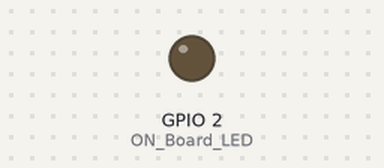
This sketch was run on a simulated ESP8266 (NodeMCU). On the bench: output pins drawn as LEDs (lit = HIGH). WiFi joins after 1.5 s; servers stay silent unless stated; uploads are accepted with an empty reply; what the sketch prints to the serial monitor is not drawn.

Above: at 0.0 s.
At 1.8 s:
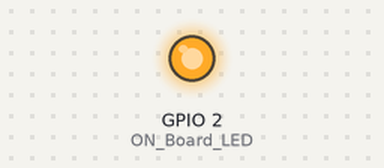
Timing chart, 0 to 3.3 s (numbered marks = the images above):
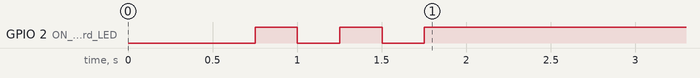

The sketch:

Final_Code.ino
```cpp
//----------------------------------------
#include <ESP8266WiFi.h>
#include <WiFiClientSecure.h>
#include<SoftwareSerial.h>
SoftwareSerial Myserial(13, 15); //Red wire D2 & Black wire D1
//----------------------------------------
#define ON_Board_LED 2  //--> Defining an On Board LED, used for indicators when the process of connecting to a wifi router
//----------------------------------------SSID and Password of your WiFi router.
const char* ssid = "Redmi Note 11"; //--> Your wifi name or SSID.
const char* password = "12345678"; //--> Your wifi password.
//----------------------------------------

//----------------------------------------Host & httpsPort
const char* host = "script.google.com";
const int httpsPort = 443;
//----------------------------------------

//----------------------------------------
int h, d, n;
String url;
String t;
String stringData;
char someDataFeed[10];
char keyword[] = "S";
//bool Myflag = false;
//----------------------------------------

WiFiClientSecure client; //--> Create a WiFiClientSecure object.

String GAS_ID = "AKfycbwUHWs_qAo6A_Jzl6XnSK1Dvc1tj88WF-wtEay7sDB7uZsdbyxPD7V-mcdju-_9hlE"; //--> spreadsheet script ID

//============================================================================== void setup
void setup() {
  // put your setup code here, to run once:
  Serial.begin(9600);   // initialize UART with baud rate of 9600 bps
  Myserial.begin(9600);
  delay(500);

  WiFi.begin(ssid, password); //--> Connect to your WiFi router
  Serial.println("");

  pinMode(ON_Board_LED, OUTPUT); //--> On Board LED port Direction output
  digitalWrite(ON_Board_LED, HIGH); //--> Turn off Led On Board

  //----------------------------------------Wait for connection
  Serial.print("Connecting");
  while (WiFi.status() != WL_CONNECTED) {
    Serial.print(".");
    //----------------------------------------Make the On Board Flashing LED on the process of connecting to the wifi router.
    digitalWrite(ON_Board_LED, LOW);
    delay(250);
    digitalWrite(ON_Board_LED, HIGH);
    delay(250);
    //----------------------------------------
  }
  //----------------------------------------
  digitalWrite(ON_Board_LED, HIGH); //--> Turn off the On Board LED when it is connected to the wifi router.
  //----------------------------------------If successfully connected to the wifi router, the IP Address that will be visited is displayed in the serial monitor
  Serial.println("");
  Serial.print("Successfully connected to : ");
  Serial.println(ssid);
  Serial.print("IP address: ");
  Serial.println(WiFi.localIP());
  Serial.println();
  //----------------------------------------

  client.setInsecure();
}
//==============================================================================
//============================================================================== void loop
void loop() {
  stringData = Myserial.readString();
  stringData.toCharArray(someDataFeed, 10);
  char *pointerToFoundData = strstr(someDataFeed, keyword);//go find keyword
  if (pointerToFoundData != NULL) { //found it
    int positionInString = pointerToFoundData - someDataFeed;
    //Myflag = true;
    Serial.print("Keyword Starts at ");
    Serial.println(positionInString);

    //now strip out keyword and junk
    char goodData[5];
    strncpy(goodData, &someDataFeed[positionInString + strlen(keyword)], sizeof(goodData));
    goodData[5] = NULL;
    Serial.println(goodData);
    t = String(goodData);
  }
  sendData(stringData);
  //else {
  //  Serial.println("NO KEYWORD");
//  //}
//  if (Myflag == true)
//  {
//    sendData(t); //--> Calls the sendData Subroutine
//    Myflag = false;
//  }


}
//==============================================================================
//==============================================================================
// Subroutine for sending data to Google Sheets
void sendData(String t) {
  Serial.println("==========");
  Serial.print("connecting to ");
  Serial.println(host);
  Serial.print(n);

  //----------------------------------------Connect to Google host
  if (!client.connect(host, httpsPort)) {
    Serial.println("connection failed");
    return;
  }
  //----------------------------------------

  //----------------------------------------Processing data and sending data

  String string_Weight =  String(t);
  //String string_GrossWeight =  String(hum, DEC);
  url = "/macros/s/" + GAS_ID + "/exec?weight=" + string_Weight;


  Serial.print("requesting URL: ");
  Serial.println(url);

  client.print(String("GET ") + url + " HTTP/1.1\r\n" +
               "Host: " + host + "\r\n" +
               "User-Agent: BuildFailureDetectorESP8266\r\n" +
               "Connection: close\r\n\r\n");

  Serial.println("request sent");
  //----------------------------------------

  //----------------------------------------Checking whether the data was sent successfully or not
  while (client.connected()) {
    String line = client.readStringUntil('\n');
    if (line == "\r") {
      Serial.println("headers received");
      break;
    }
  }
  String line = client.readStringUntil('\n');
  if (line.startsWith("{\"state\":\"success\"")) {
    Serial.println("esp8266/Arduino CI successfull!");
  } else {
    Serial.println("esp8266/Arduino CI has failed");
  }
  Serial.print("reply was : ");
  Serial.println(line);
  Serial.println("closing connection");
  Serial.println("==========");
  Serial.println();
  //----------------------------------------
}
//==============================================================================
```
